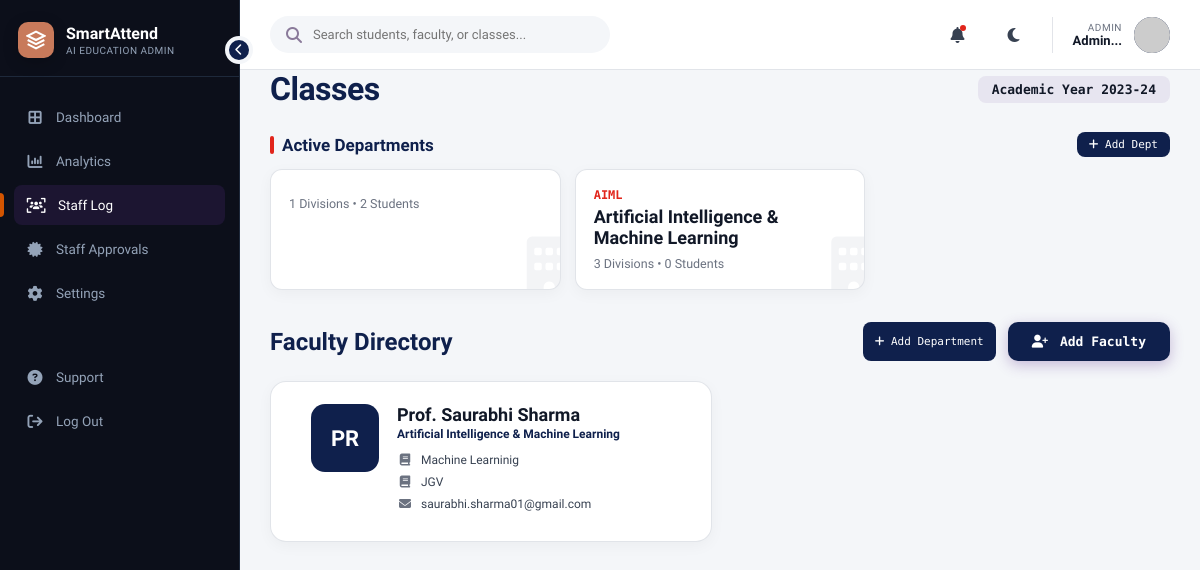
Screenshot of /admin/staff_log (signed in) with the database file from the repository.
### models.py (models this page shows, shortened)
class User(UserMixin, db.Model):
    __tablename__ = 'users'
    id = db.Column(db.Integer, primary_key=True)
    username = db.Column(db.String(80), unique=True, nullable=False)
    password_hash = db.Column(db.String(255), nullable=False)
    role = db.Column(db.String(20), nullable=False)  # 'admin' or 'teacher'
    name = db.Column(db.String(120), nullable=False)
    email = db.Column(db.String(120), unique=True)
    department = db.Column(db.String(100))
    employee_id = db.Column(db.String(50), unique=True)
    avatar_initials = db.Column(db.String(4))
    created_at = db.Column(db.DateTime, default=datetime.utcnow)
    is_active_account = db.Column(db.Boolean, default=True)
    approval_requests = db.relationship('ApprovalRequest', backref='teacher', lazy=True, cascade="all, delete-orphan", foreign_keys='ApprovalRequest.teacher_id')

class Department(db.Model):
    __tablename__ = 'departments'
    id = db.Column(db.Integer, primary_key=True)
    name = db.Column(db.String(100), nullable=False)
    code = db.Column(db.String(20), unique=True, nullable=False)
    created_at = db.Column(db.DateTime, default=datetime.utcnow)
    classes = db.relationship('Class', backref='department', lazy=True, cascade="all, delete-orphan")

class Subject(db.Model):
    __tablename__ = 'subjects'
    id = db.Column(db.Integer, primary_key=True)
    name = db.Column(db.String(150), nullable=False)
    code = db.Column(db.String(30))
    class_id = db.Column(db.Integer, db.ForeignKey('classes.id'), nullable=False)
    teacher_id = db.Column(db.Integer, db.ForeignKey('users.id'), nullable=True)
    credits = db.Column(db.Integer, default=4)
    created_at = db.Column(db.DateTime, default=datetime.utcnow)
    teacher = db.relationship('User', backref='subjects', foreign_keys=[teacher_id])
    attendance_records = db.relationship('AttendanceRecord', backref='subject', lazy=True, cascade="all, delete-orphan")

### routes/admin.py (the view, shortened to what this page needs)
@admin_bp.route('/staff_log', methods=['GET', 'POST'])
@login_required
@admin_required
def staff_log():
    teachers = User.query.filter_by(role='teacher').all()
    departments = Department.query.all()
    dept_stats = []
    for d in departments:
        cls_count = Class.query.filter_by(department_id=d.id).count()
        stu_count = Student.query.join(Class).filter(Class.department_id==d.id).count()
        dept_stats.append({
            'id': d.id,
            'code': d.code,
            'name': d.name,
            'classes': cls_count,
            'students': stu_count
        })
    return render_template('admin/staff_log.html', teachers=teachers, dept_stats=dept_stats)

### routes/admin.py (called while the page is built)
def admin_required(f):
    @wraps(f)
    def decorated(*args, **kwargs):
        if not current_user.is_authenticated or current_user.role != 'admin':
            return redirect(url_for('auth.login'))
        return f(*args, **kwargs)
    return decorated

### templates/admin/staff_log.html (shortened to what this page needs)
{% extends "base.html" %}
{% block content %}
<div class="staff-hero fu">
  <div class="hero-title">Classes</div>
  <div class="acad-pill">Academic Year 2023-24</div>
</div>
{% if dept_stats|length > 0 %}
  <div class="year-section fu">
    <div class="year-title">
      <span class="year-title-span">Active Departments</span>
      <button class="btn-add-dept" onclick="alert('Module to be implemented')"><i class="fas fa-plus"></i> Add Dept</button>
    </div>
    <div class="dept-grid">
      {% for d in dept_stats %}
      <div class="dept-card" onclick="openDeptModal('{{ d.name }}', '{{ d.code }}', '{{ d.id }}')">
        <div class="dept-code">{{ d.code }}</div>
        <div class="dept-name">{{ d.name }}</div>
        <div class="dept-meta">{{ d.classes }} Divisions • {{ d.students }} Students</div>
        <i class="fas fa-building dept-bg-icon"></i>
      </div>
      {% endfor %}
    </div>
  </div>
{% endif %}
<div class="fac-header fu fu3">
  <div class="fac-title">Faculty Directory</div>
  <div style="display:flex;gap:12px;">
    <button class="btn-add-dept" onclick="openAddDeptModal()"><i class="fas fa-plus"></i> Add Department</button>
    <button class="btn bp" style="border-radius:10px; padding: 12px 24px; font-family:var(--font-mono); font-weight:700;" onclick="openModal('modal-add-teacher')"><i class="fas fa-user-plus" style="margin-right:6px;"></i> Add Faculty</button>
  </div>
</div>
<div class="fac-grid fu fu3">
  {% if teachers and teachers|length > 0 %}
    {% for t in teachers if t.is_active_account %}
    <div class="fac-card" style="position:relative;">
      <div class="fac-img" style="background:var(--brand); color:#fff; font-size:22px; font-weight:700; display:flex; align-items:center; justify-content:center; border-radius:14px;">
        {{ t.name[:2]|upper }}
      </div>
      <div class="fac-info">
        <div class="fac-name">{{ t.name }}</div>
        <div class="fac-role">{{ t.department }}</div>
        {% for s in t.subjects %}
        <div class="fac-subj"><i class="fas fa-book" style="width:16px;color:var(--t2);text-align:center;"></i> {{ s.name }}</div>
        {% endfor %}
        <div class="fac-subj"><i class="fas fa-envelope" style="width:16px;color:var(--t2);text-align:center;"></i> {{ t.email or 'Not provided' }}</div>
      </div>
    </div>
    {% else %}
    <div style="grid-column:1/-1; text-align:center; padding:48px 0; color:var(--t2);">
      <i class="fas fa-user-slash" style="font-size:32px; display:block; margin-bottom:12px; opacity:0.3;"></i>
      No approved faculty yet. Teachers appear here once admin approves them.
    </div>
    {% endfor %}
  {% else %}
  <div style="grid-column:1/-1; text-align:center; padding:48px 0; color:var(--t2);">
    <i class="fas fa-user-slash" style="font-size:32px; display:block; margin-bottom:12px; opacity:0.3;"></i>
    No faculty registered yet. Teachers will appear here once they sign up and are approved.
  </div>
  {% endif %}
</div>
{% endblock %}

### templates/base.html (shortened to what this page needs)
<!DOCTYPE html>
<html lang="en">
<head>
<link rel="stylesheet" href="https://cdnjs.cloudflare.com/ajax/libs/font-awesome/6.5.0/css/all.min.css">
</head>
<body>
{% if current_user.is_authenticated %}
<aside class="sidebar" id="sidebar">
  <div class="sidebar-toggle" onclick="toggleSidebar()"><i class="fas fa-chevron-left" id="toggle-icon"></i></div>
  <div class="s-logo">
    <div class="s-mark">
      <svg width="20" height="20" viewBox="0 0 24 24" fill="none" stroke="white" stroke-width="2.5"><path d="M12 2L2 7l10 5 10-5-10-5zM2 17l10 5 10-5M2 12l10 5 10-5"/></svg>
    </div>
    <div class="s-text">
      <div class="s-name">SmartAttend</div>
      <div class="s-sub">AI Education Admin</div>
    </div>
  </div>
  <nav class="s-nav">
    {% if current_user.role == 'admin' %}
    <a href="{{ url_for('admin.dashboard') }}" class="nav-item {% if request.endpoint == 'admin.dashboard' %}active{% endif %}"><i class="fas fa-border-all"></i> <span>Dashboard</span></a>
    <a href="{{ url_for('admin.analytics') }}" class="nav-item {% if request.endpoint == 'admin.analytics' %}active{% endif %}"><i class="fas fa-chart-column"></i> <span>Analytics</span></a>
    <a href="{{ url_for('admin.staff_log') }}" class="nav-item {% if request.endpoint == 'admin.staff_log' %}active{% endif %}">
  <i class="fas fa-users-viewfinder" style="width:20px;text-align:center"></i> <span>Staff Log</span>
</a>
    <a href="{{ url_for('admin.approvals') }}" class="nav-item {% if request.endpoint == 'admin.approvals' %}active{% endif %}">
      <i class="fas fa-certificate"></i> <span>Staff Approvals</span>
      {%- set pc = pending_approvals_count|default(0) %}{% if pc > 0 %}<span class="n-badge">{{pc}}</span>{% endif %}
    </a>
    <a href="{{ url_for('admin.settings') }}" class="nav-item {% if request.endpoint == 'admin.settings' %}active{% endif %}"><i class="fas fa-cog"></i> <span>Settings</span></a>
    <div style="margin-top:auto; padding-top:40px;">
        <a href="#" class="nav-item"><i class="fas fa-question-circle"></i> <span>Support</span></a>
        <a href="{{ url_for('auth.logout') }}" class="nav-item"><i class="fas fa-arrow-right-from-bracket"></i> <span>Log Out</span></a>
    </div>
    {% endif %}
  </nav>
</aside>
{% endif %}
<div class="main">
  {% if current_user.is_authenticated %}
  <header class="topbar">
    <div class="search-container">
      <i class="fas fa-search"></i>
      <input type="text" class="search-input" placeholder="Search students, faculty, or classes...">
    </div>
    <div class="topbar-right">
      <button class="icon-btn" onclick="togglePopup('notifPopup')">
        <i class="fas fa-bell"></i>
        <div class="badge-dot"></div>
      </button>
      <button class="icon-btn" onclick="toggleTheme()"><i class="fas fa-moon" id="theme-icon"></i></button>
      <div class="tb-user">
        <div class="tb-info" style="text-align:right;">
          <div class="tb-role">{{ current_user.role }}</div>
          <div class="tb-name">{{ current_user.name[:12] }}...</div>
        </div>
        <div class="tb-avatar">
          <img src="https://i.pravatar.cc/150?img=11" alt="Avatar" style="width:100%; border-radius:50%;">
        </div>
      </div>
    </div>
  </header>
  {% endif %}
  <div class="page-body">
    {% block content %}{% endblock %}
  </div>
</div>
</body>
</html>

### templates/admin/staff_log.html (style rules this page uses)
:root { --app-primary: var(--brand); }
.staff-hero { display: flex; justify-content: space-between; align-items: center; margin-bottom: 24px; }
.hero-title { font-family: var(--font-heading); font-size: 32px; font-weight: 800; color: var(--app-primary); letter-spacing: -0.5px; }
.acad-pill { background: rgba(91,45,142,0.08); color: var(--t0); font-family: var(--font-mono); font-size: 13px; padding: 6px 14px; border-radius: 8px; font-weight: 600; display: inline-flex; align-items: center; }
.year-section { margin-bottom: 20px; }
.year-title { font-family: var(--font-heading); font-size: 17px; font-weight: 700; color: var(--app-primary); margin-bottom: 12px; display: flex; align-items: center; justify-content: space-between; }
.year-title-span { display: flex; align-items: center; gap: 8px; }
.year-title-span::before { content: ""; display: block; width: 4px; height: 18px; background: var(--accent); border-radius: 4px; }
.btn-add-dept { background: var(--app-primary); color: white; border: none; border-radius: 8px; font-family: var(--font-mono); font-size: 11px; padding: 6px 12px; cursor: pointer; transition: opacity 0.2s; }
.dept-grid { display: grid; grid-template-columns: repeat(auto-fill, minmax(260px, 1fr)); gap: 14px; }
.dept-card { background: var(--bg1); border-radius: 12px; padding: 18px; cursor: pointer; position: relative; overflow: hidden; box-shadow: 0 4px 15px rgba(0,0,0,0.04); transition: transform 0.2s, box-shadow 0.2s; border: 1px solid var(--b0); }
.dept-code { font-family: var(--font-mono); font-size: 12px; font-weight: 700; color: var(--accent); text-transform: uppercase; margin-bottom: 4px; }
.dept-name { font-family: var(--font-heading); font-size: 18px; font-weight: 700; color: var(--t0); margin-bottom: 8px; }
.dept-meta { font-family: var(--font-body); font-size: 12.5px; color: var(--t2); font-weight: 500; }
.dept-bg-icon { position: absolute; right: -12px; bottom: -8px; font-size: 60px; color: var(--glass); pointer-events: none; }
.fac-header { display: flex; justify-content: space-between; align-items: center; margin-top: 32px; margin-bottom: 20px; }
.fac-title { font-family: var(--font-heading); font-size: 24px; font-weight: 800; color: var(--app-primary); }
.fac-grid { display: grid; grid-template-columns: repeat(auto-fill, minmax(360px, 1fr)); gap: 16px; margin-bottom: 40px; }
.fac-card { background: var(--bg1); border-radius: 16px; padding: 22px; box-shadow: 0 4px 15px rgba(0,0,0,0.04); display: flex; gap: 18px; align-items: flex-start; border: 1px solid var(--b0); }
.fac-img { width: 68px; height: 68px; border-radius: 14px; object-fit: cover; background: var(--bg3); display: flex; align-items: center; justify-content: center; font-weight: 700; color: var(--app-primary); font-size: 24px; flex-shrink: 0; overflow:hidden; }
.fac-info { flex: 1; }
.fac-name { font-family: var(--font-heading); font-size: 18px; font-weight: 700; color: var(--t0); margin-bottom: 2px; }
.fac-role { font-family: var(--font-body); font-size: 12px; font-weight: 600; color: var(--app-primary); margin-bottom: 12px; }
.fac-subj { font-family: var(--font-body); font-size: 12px; color: var(--t1); display: flex; align-items: center; gap: 8px; margin-bottom: 8px; font-weight: 500; }

### rows the page displays
User: role "ADMIN", name "Admin"
Department: code "AIML", name "Artificial Intelligence & Machine Learning", classes "3", students "0"
User: name "PR", name "Prof. Saurabhi Sharma", department "Artificial Intelligence & Machine Learning", email "saurabhi.sharma01@gmail.com"
Subject: name "Machine Learninig"
Subject: name "JGV"

### other values shown
{{ d.classes }} "1"
{{ d.students }} "2"
